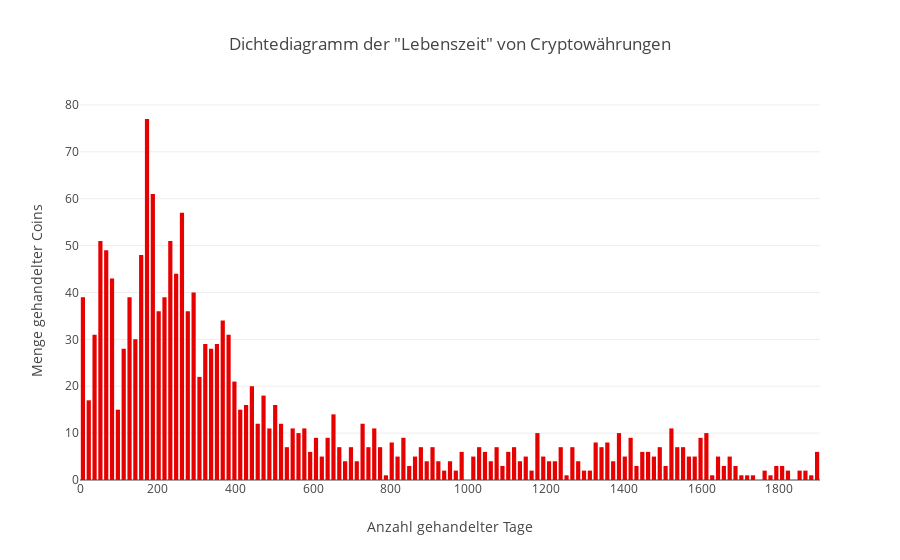

Write notebook code for a chart like this one.
### Code cell
#Dichte Diagramm -> Wie viele Tage wurden die Coins überhaupt getraded?
import plotly.offline as py
import plotly.graph_objs as go
import numpy as np

#Dichte Diagramm -> Wie viele Tage wurden die Coins überhaupt getraded?

df_density = df_grouped = df.groupby('name').size()
df_densityDF = df_density.reset_index(name='values')
#df_densityDF

trace0 = go.Histogram(
    x=df_densityDF['values'],
    xbins=dict(
        start=0,
        end=2500,
        size=15),
    marker=dict(
        color=('rgb(230,0,0)'),
    ),
    opacity=1
)
  
data = [trace0]

layout = go.Layout(
    title='Dichtediagramm der "Lebenszeit" von Cryptowährungen',
    xaxis=dict(
        title='Anzahl gehandelter Tage'
    ),
    yaxis=dict(
        title='Menge gehandelter Coins'
    ),
    bargap=0.2,
    bargroupgap=0.1
    )

fig = go.Figure(data=data, layout=layout)

py.iplot(fig, filename='density_Crypto')

### Figure 1 — Plotly figure (JSON) as saved in the notebook; plotly's stock layout.template omitted (floating-point values rounded to 4 significant figures; data arrays with more than 128 entries replaced by an {"elided": "..."} marker saying what was removed)
{"data": [{"marker": {"color": "rgb(230,0,0)"}, "opacity": 1, "type": "histogram", "x": {"elided": "1632 int values"}, "xbins": {"end": 2500, "size": 15, "start": 0}}], "layout": {"bargap": 0.2, "bargroupgap": 0.1, "title": "Dichtediagramm der \"Lebenszeit\" von Cryptowährungen", "xaxis": {"title": "Anzahl gehandelter Tage"}, "yaxis": {"title": "Menge gehandelter Coins"}}}
